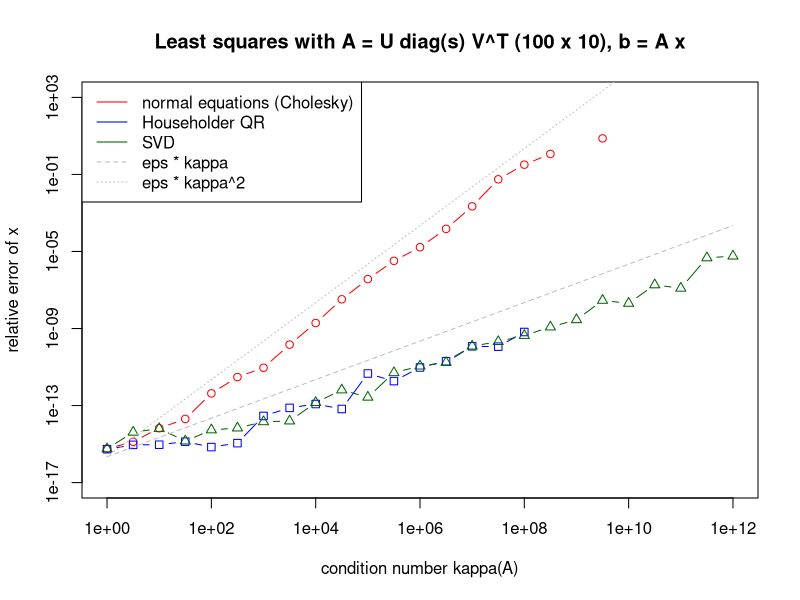

Reproduce this figure in R.
# Relative error of least squares solutions by the normal equations, Householder QR and the SVD.
set.seed(0)
m <- 100; n <- 10
U <- qr.Q(qr(matrix(rnorm(m * n), m)))
V <- qr.Q(qr(matrix(rnorm(n * n), n)))
x_true <- rep(1, n)
eps <- .Machine$double.eps

kappas <- 10^seq(0, 12, length.out = 25)
err <- sapply(kappas, function(k) {
  A <- U %*% diag(10^seq(0, -log10(k), length.out = n)) %*% t(V)
  b <- A %*% x_true                      # consistent system: zero residual
  x_ne <- tryCatch({                     # normal equations via Cholesky
    R <- chol(crossprod(A))
    backsolve(R, forwardsolve(t(R), crossprod(A, b)))
  }, error = function(e) rep(NA, n))
  x_qr <- qr.coef(qr(A), b)              # Householder QR (LINPACK)
  s <- svd(A)
  x_svd <- s$v %*% (crossprod(s$u, b) / s$d)
  sapply(list(x_ne, x_qr, x_svd), function(x) sqrt(sum((x - x_true)^2) / n))
})

matplot(kappas, t(err), log = "xy", type = "b", pch = c(1, 0, 2), lty = 1,
        col = c("red", "blue", "darkgreen"), ylim = c(1e-17, 1e3),
        xlab = "condition number kappa(A)", ylab = "relative error of x",
        main = "Least squares with A = U diag(s) V^T (100 x 10), b = A x")
lines(kappas, eps * kappas, lty = 2, col = "gray")
lines(kappas, eps * kappas^2, lty = 3, col = "gray")
legend("topleft", c("normal equations (Cholesky)", "Householder QR", "SVD", "eps * kappa", "eps * kappa^2"),
       col = c("red", "blue", "darkgreen", "gray", "gray"), lty = c(1, 1, 1, 2, 3))
